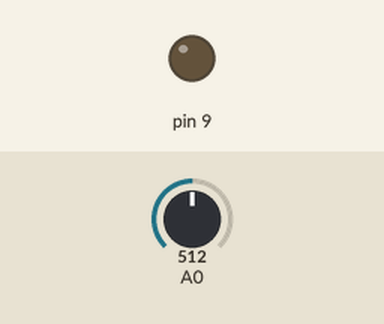
The sketch below on a simulated Arduino Uno, built with avr-gcc and run on an emulated ATmega328P. On the bench: output pins drawn as LEDs (lit = HIGH). The test bench sets the inputs (shaded band); at power-on: A0 = 512.

Above: at 1.2 s.
1.3 s: A0 set to 90
At 1.85 s:
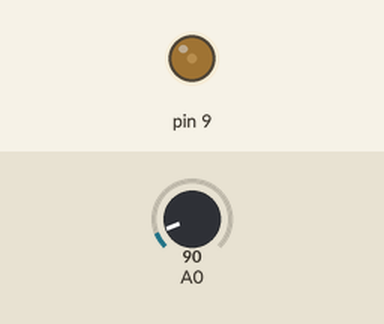
4.3 s: A0 set to 122
7.3 s: A0 set to 0
At 8.2 s:
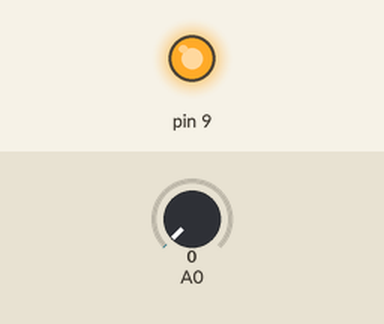
8.8 s: A0 set to 306
At 9.3 s:
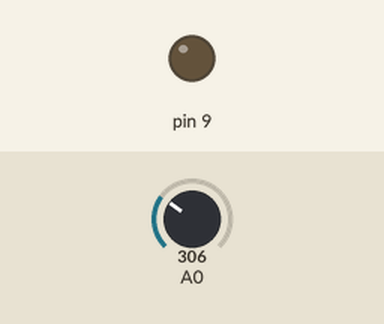
Timing chart, 0 to 11.3 s (numbered marks = the images above; inputs shaded):
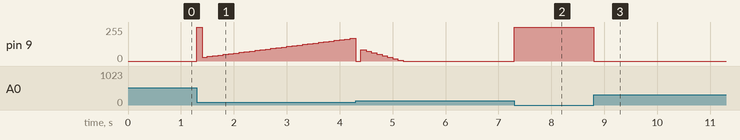

Measured:
- after the input at 1.3 s, pin 9: 0/255 → 255/255 at once, → 30/255 0.10 s later, → 35/255 0.10 s later, → 40/255 0.10 s later, … (30 changes in this stretch)
- after the input at 7.3 s, pin 9: 0/255 → 255/255 at once
- after the input at 8.8 s, pin 9: 255/255 → 0/255 at once

The sketch:

01_pid_analog.ino
```cpp
// PID-regulering med biblioteket «PID» av Brett Beauregard (Library Manager: «PID»).
// Leser prosessverdien på A0 og styrer pådraget med PWM på pinne 9.
// Kp, Ki og Kd er startverdier – tun dem på ditt eget system.
#include <PID_v1.h>

double Setpoint, Input, Output;
double Kp = 2.0, Ki = 5.0, Kd = 1.0;

PID myPID(&Input, &Output, &Setpoint, Kp, Ki, Kd, DIRECT);

void setup() {
  Setpoint = 100;
  myPID.SetMode(AUTOMATIC);
  myPID.SetOutputLimits(0, 255);
}

void loop() {
  Input = analogRead(A0);
  myPID.Compute();
  analogWrite(9, Output);
}
```
